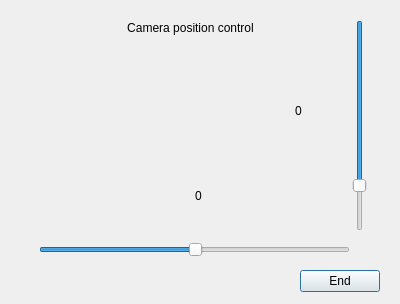
<?xml version="1.0" encoding="UTF-8"?>
<ui version="4.0">
 <class>bothsliders</class>
 <widget class="QDialog" name="bothsliders">
  <property name="geometry">
   <rect>
    <x>0</x>
    <y>0</y>
    <width>400</width>
    <height>304</height>
   </rect>
  </property>
  <property name="windowTitle">
   <string>Dialog</string>
  </property>
  <widget class="QLabel" name="label">
   <property name="geometry">
    <rect>
     <x>10</x>
     <y>20</y>
     <width>361</width>
     <height>16</height>
    </rect>
   </property>
   <property name="text">
    <string>Camera position control</string>
   </property>
   <property name="alignment">
    <set>Qt::AlignCenter</set>
   </property>
  </widget>
  <widget class="QSlider" name="horizontalSlider">
   <property name="geometry">
    <rect>
     <x>39</x>
     <y>240</y>
     <width>311</width>
     <height>20</height>
    </rect>
   </property>
   <property name="sliderPosition">
    <number>50</number>
   </property>
   <property name="orientation">
    <enum>Qt::Horizontal</enum>
   </property>
  </widget>
  <widget class="QSlider" name="verticalSlider">
   <property name="geometry">
    <rect>
     <x>350</x>
     <y>20</y>
     <width>20</width>
     <height>211</height>
    </rect>
   </property>
   <property name="sliderPosition">
    <number>80</number>
   </property>
   <property name="orientation">
    <enum>Qt::Vertical</enum>
   </property>
   <property name="invertedAppearance">
    <bool>true</bool>
   </property>
  </widget>
  <widget class="QLabel" name="verlabel">
   <property name="geometry">
    <rect>
     <x>270</x>
     <y>90</y>
     <width>57</width>
     <height>41</height>
    </rect>
   </property>
   <property name="text">
    <string>0</string>
   </property>
   <property name="alignment">
    <set>Qt::AlignCenter</set>
   </property>
  </widget>
  <widget class="QLabel" name="horlabel">
   <property name="geometry">
    <rect>
     <x>170</x>
     <y>180</y>
     <width>57</width>
     <height>31</height>
    </rect>
   </property>
   <property name="text">
    <string>0</string>
   </property>
   <property name="alignment">
    <set>Qt::AlignCenter</set>
   </property>
  </widget>
  <widget class="QPushButton" name="endButton">
   <property name="geometry">
    <rect>
     <x>300</x>
     <y>270</y>
     <width>80</width>
     <height>22</height>
    </rect>
   </property>
   <property name="text">
    <string>End</string>
   </property>
  </widget>
 </widget>
 <resources/>
 <connections>
  <connection>
   <sender>horizontalSlider</sender>
   <signal>sliderMoved(int)</signal>
   <receiver>horlabel</receiver>
   <slot>setNum(int)</slot>
   <hints>
    <hint type="sourcelabel">
     <x>194</x>
     <y>249</y>
    </hint>
    <hint type="destinationlabel">
     <x>198</x>
     <y>195</y>
    </hint>
   </hints>
  </connection>
  <connection>
   <sender>verticalSlider</sender>
   <signal>sliderMoved(int)</signal>
   <receiver>verlabel</receiver>
   <slot>setNum(int)</slot>
   <hints>
    <hint type="sourcelabel">
     <x>359</x>
     <y>125</y>
    </hint>
    <hint type="destinationlabel">
     <x>298</x>
     <y>110</y>
    </hint>
   </hints>
  </connection>
  <connection>
   <sender>endButton</sender>
   <signal>pressed()</signal>
   <receiver>bothsliders</receiver>
   <slot>close()</slot>
   <hints>
    <hint type="sourcelabel">
     <x>339</x>
     <y>280</y>
    </hint>
    <hint type="destinationlabel">
     <x>199</x>
     <y>151</y>
    </hint>
   </hints>
  </connection>
 </connections>
</ui>
